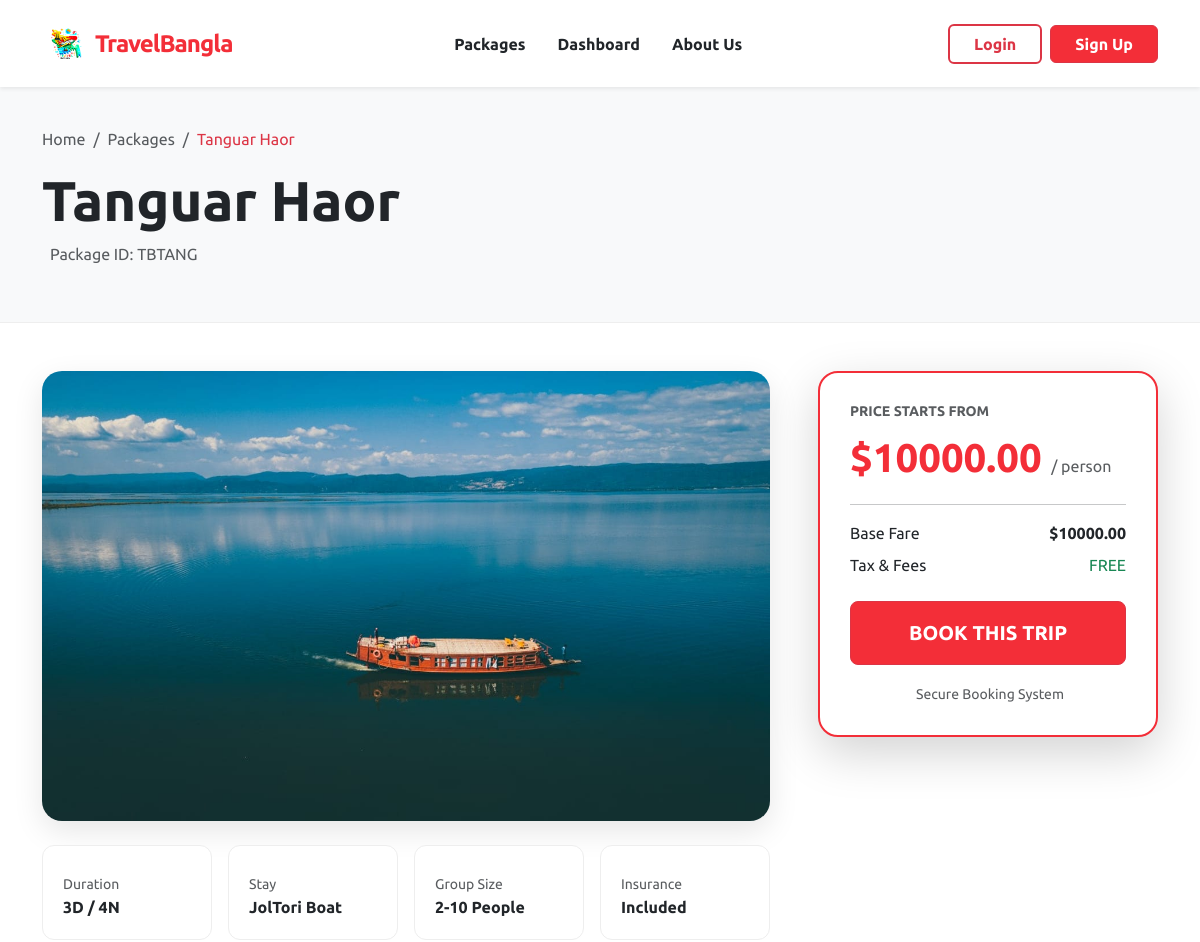
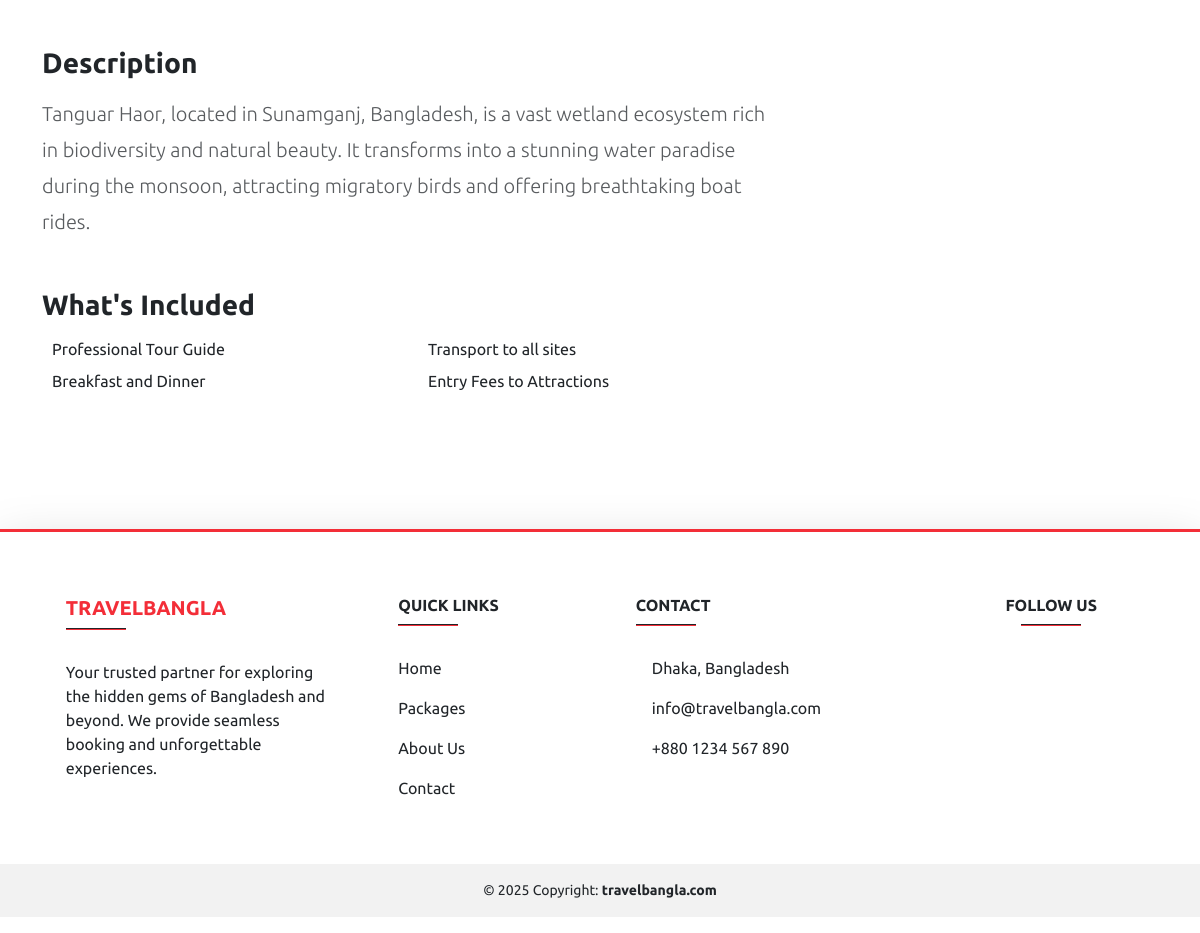
The app's page /details/TBTANG with its own data (2 pictures, top to bottom).
### Home/models.py (models this page shows, shortened)
class Package(models.Model):
    pName = models.CharField(max_length=100, primary_key=True, verbose_name="Package Name")
    destination = models.CharField(max_length=100, verbose_name="Destination")
    hotel = models.CharField(max_length=100, verbose_name="Hotel Name")
    days = models.IntegerField(verbose_name="Number of Days")
    nights = models.IntegerField(verbose_name="Number of Nights")
    price = models.DecimalField(max_digits=10, decimal_places=2, verbose_name="Package Price")
    description = models.TextField(verbose_name="Package Description")
    imgname = models.CharField(max_length=100, verbose_name="Image Name")

### Home/views.py (the view)
# urls.py: path('details/<str:pName>', views.details, name='details'),
def details(request,pName):
    package = Package.objects.get(pName=pName)
    return render(request,'package_details.html',{'package':package})

### templates/package_details.html (shortened to what this page needs)
{% extends "base.html" %} {% load static %}  {% block body %}
<div class="details-header">
  <div class="container">
    <nav aria-label="breadcrumb">
      <ol class="breadcrumb">
        <li class="breadcrumb-item">
          <a href="/" class="text-decoration-none text-muted">Home</a>
        </li>
        <li class="breadcrumb-item">
          <a href="{% url 'packages' %}" class="text-decoration-none text-muted"
            >Packages</a
          >
        </li>
        <li class="breadcrumb-item active text-danger" aria-current="page">
          {{ package.destination }}
        </li>
      </ol>
    </nav>
    <h1 class="display-4 fw-bold">{{ package.destination }}</h1>
    <p class="text-muted">
      Package ID: {{ package.pName }}
    </p>
  </div>
</div>
<div class="container my-5">
  <div class="row g-5">
    <div class="col-lg-8">
      <img
        src="{% static package.imgname|add:'.jpg' %}"
        class="package-img-large mb-4"
        alt="{{ package.destination }}"
      />
      <div class="row g-3 mb-5">
        <div class="col-6 col-md-3">
          <div class="info-icon-box text-center text-md-start">
            <small class="text-muted d-block">Duration</small>
            <span class="fw-bold"
              >{{ package.days }}D / {{ package.nights }}N</span
            >
          </div>
        </div>
        <div class="col-6 col-md-3">
          <div class="info-icon-box text-center text-md-start">
            <small class="text-muted d-block">Stay</small>
            <span class="fw-bold">{{ package.hotel }}</span>
          </div>
        </div>
        <div class="col-6 col-md-3">
          <div class="info-icon-box text-center text-md-start">
            <small class="text-muted d-block">Group Size</small>
            <span class="fw-bold">2-10 People</span>
          </div>
        </div>
        <div class="col-6 col-md-3">
          <div class="info-icon-box text-center text-md-start">
            <small class="text-muted d-block">Insurance</small>
            <span class="fw-bold">Included</span>
          </div>
        </div>
      </div>
      <h3 class="fw-bold mb-3">Description</h3>
      <p class="lead text-muted mb-5" style="line-height: 1.8">
        {{ package.description }}
      </p>
      <h3 class="fw-bold mb-3">What's Included</h3>
      <div class="row feature-list mb-5">
        <div class="col-md-6 mb-2">
           Professional Tour Guide
        </div>
        <div class="col-md-6 mb-2">
           Transport to all sites
        </div>
        <div class="col-md-6 mb-2">
           Breakfast and Dinner
        </div>
        <div class="col-md-6 mb-2">
           Entry Fees to Attractions
        </div>
      </div>
    </div>
    <div class="col-lg-4">
      <div class="booking-sidebar shadow-lg">
        <h5 class="text-muted text-uppercase small fw-bold">
          Price starts from
        </h5>
        <div class="price-tag mb-3">
          ${{ package.price }}
          <span class="fs-6 text-muted fw-normal">/ person</span>
        </div>
        <hr />
        <ul class="list-unstyled mb-4">
          <li class="d-flex justify-content-between mb-2">
            <span>Base Fare</span>
            <span class="fw-bold">${{ package.price }}</span>
          </li>
          <li class="d-flex justify-content-between mb-2">
            <span>Tax & Fees</span>
            <span class="text-success">FREE</span>
          </li>
        </ul>
        <a
          href="{% url 'booking' package.pName %}"
          class="btn btn-danger btn-lg w-100 fw-bold py-3"
          style="background-color: #f32e38"
        >
          BOOK THIS TRIP
        </a>
        <div class="text-center mt-3">
          <small class="text-muted"
            > Secure Booking System</small
          >
        </div>
      </div>
    </div>
  </div>
</div>
{% endblock body %}

### templates/package_details.html (style rules this page uses)
.details-header { background: #f8f9fa; padding: 40px 0; border-bottom: 1px solid #eee; }
.package-img-large { width: 100%; height: 450px; object-fit: cover; border-radius: 20px; box-shadow: 0 10px 30px rgba(0, 0, 0, 0.1); }
.info-icon-box { background: #fff; border-radius: 12px; padding: 20px; border: 1px solid #eee; transition: all 0.3s ease; }
.booking-sidebar { position: sticky; top: 100px; background: #fff; border-radius: 20px; border: 2px solid #f32e38; padding: 30px; }
.price-tag { font-size: 2.5rem; font-weight: 800; color: #f32e38; }

### records on screen
Package: destination "Tanguar Haor", pName "TBTANG", imgname (picture), days "3", nights "4", hotel "JolTori Boat", description "Tanguar Haor, located in Sunamganj, Bangladesh, is a vast wetland ecosystem rich in biodiversity and natural beauty. It transforms into a stunning water paradise during the monsoon, attracting migratory birds and offering breathtaking boat rides.", price "10000.00"
